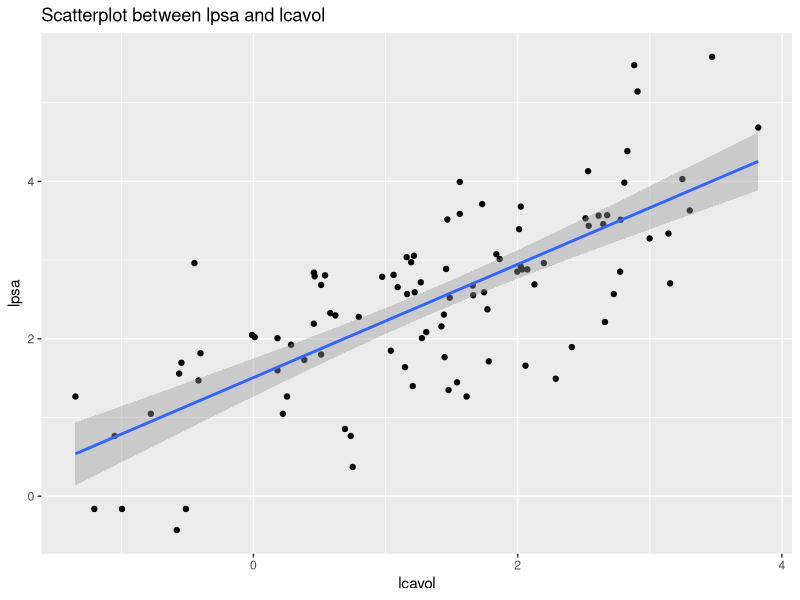
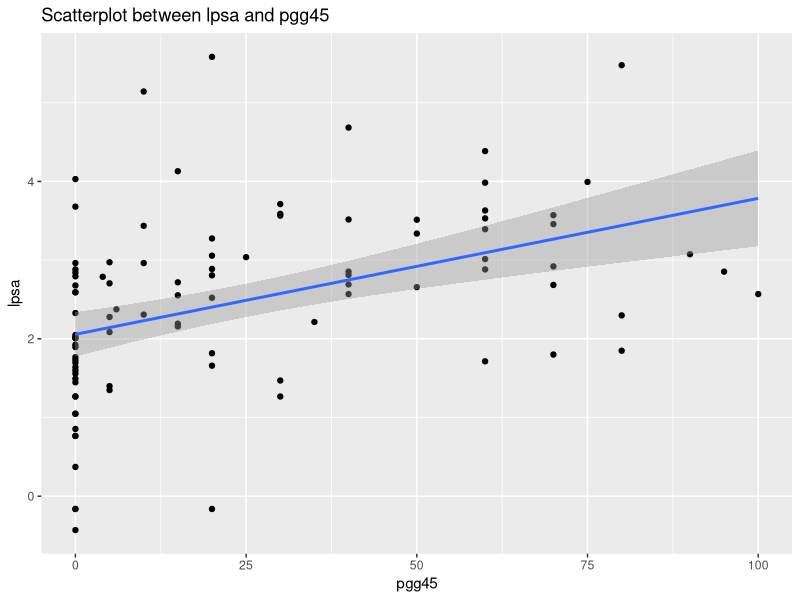
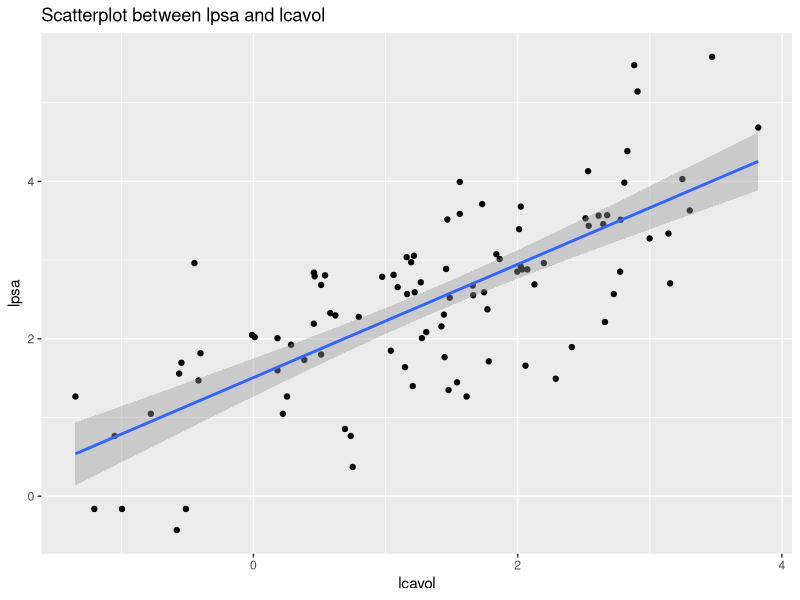
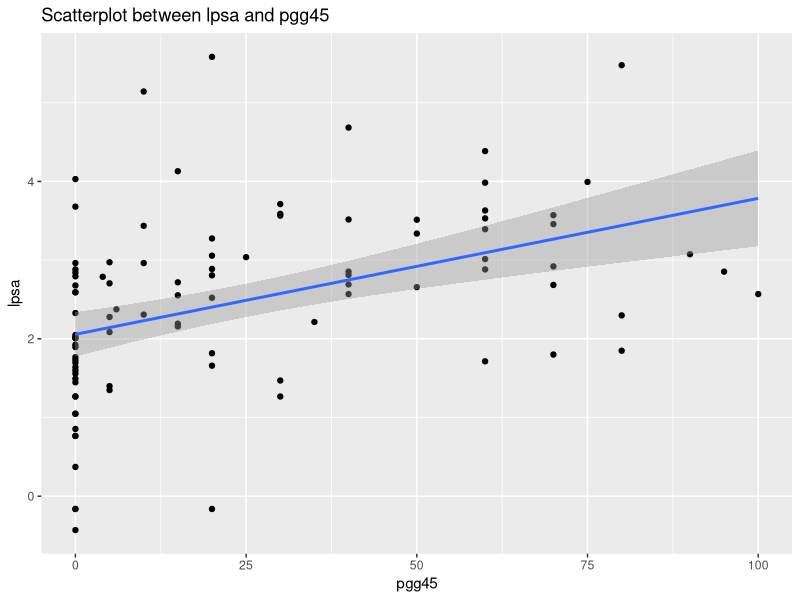

Here is the R script that generated these plots, in order: (Note: this script raises an error after producing the figures.)
require(tidyverse)

prostate <-  read.table("Prostate (1).csv", 
                        header=TRUE, sep=",", na.strings=" ")
round(head(prostate), digits=3)

# x11()
# pairs(prostate)



mod.vol = lm(lpsa ~ lcavol, data=prostate)
# mod.pgg = lm(lpsa ~ pgg45, data=prostate)

# x11(h=7, w=12)
# par(mfrow=c(1,2))

ggplot(data = prostate, aes(x = lcavol, y = lpsa)) +
  geom_point() +
  geom_smooth(method = 'lm') +
  labs(title = "Scatterplot between lpsa and lcavol")

ggsave("Test Plot 1.png")

ggplot(data = prostate, aes(x = pgg45, y = lpsa)) +
  geom_point() +
  geom_smooth(method = 'lm') +
  labs(title = "Scatterplot between lpsa and pgg45")

ggsave("Test Plot 2.png")



# library(rgl)  
# open3d()
# plot3d(prostate$lpsa ~ prostate$lcavol + prostate$pgg45, col="blue")

mod2 =  lm(lpsa ~ lcavol + pgg45, data=prostate)

x1 <- seq(from=-2, to=4, by=.05)
xy1 <- data.frame(expand.grid(lcavol=seq(from=-2, to=4, by=.05), 
                              pgg45=seq(from=0, to=100, by=.5)))
pred <- predict(mod2 ,newdata=xy1)
surface = matrix(pred, nrow=length(x1))

# library(rgl)  
# open3d()
# persp3d(x = seq(from=-2, to=4, by=.05), y = seq(from=0, to=100, by=.5), 
#         z = surface, col = "orange", xlab="lcavol", ylab="pgg45", 
#         zlab="Predicted lpsa")
# points3d(prostate$lpsa ~ prostate$lcavol + prostate$pgg45, col="blue")

# Compare estimated regression corfficients from separate regs vs. multiple

summary(mod.vol)
summary(mod.pgg)
summary(mod2)

cor(prostate)
